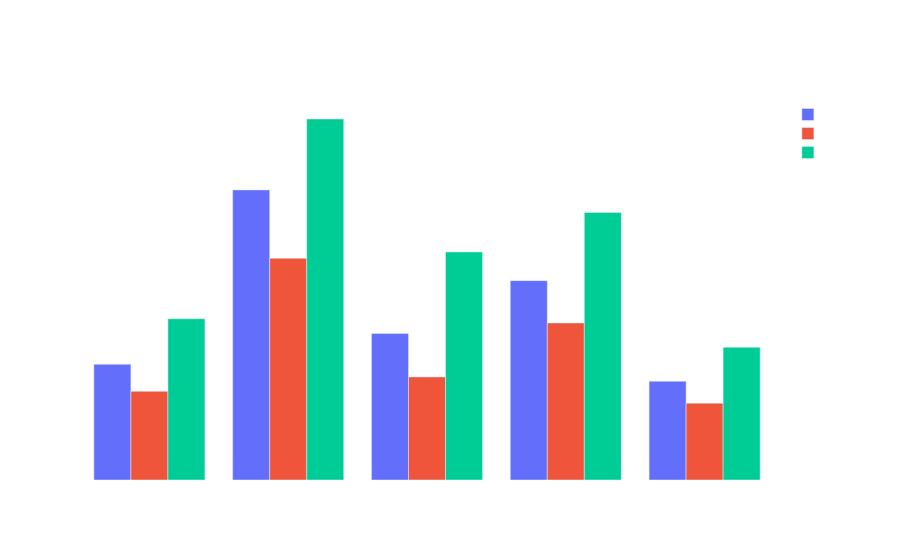

Notebook code for this chart:
### Code cell
layout = dict(
    xaxis=dict(showgrid=False),
    yaxis=dict(showgrid=False),
    paper_bgcolor="rgba(0,0,0,0)",
    plot_bgcolor="rgba(0,0,0,0)",
    title_x=0.5,
    font=dict(color="white"),
)

title = "Average count of customers per location and period of day"
fig = go.Figure()

locations = week_overview_per_section_per_period.location.unique().tolist()
day_periods = ["morning", "afternoon", "evening"]

for period in day_periods:
    fig.add_trace(
        go.Bar(
            x=locations,
            y=week_overview_per_section_per_period.query(
                f" day_period == '{period}' "
            ).customers.values,
            name=period,
        )
    )

# Here we modify the tickangle of the xaxis, resulting in rotated labels.
fig.update_layout(
    **layout, barmode="group", xaxis_tickangle=-45, title_text=title
)
fig.show()

### Figure 1 — Plotly figure (JSON) as saved in the notebook; plotly's stock layout.template omitted (floating-point values rounded to 4 significant figures)
{"data": [{"name": "morning", "type": "bar", "x": ["checkout", "dairy", "drinks", "fruit", "spices"], "y": [471, 1182.0, 596.6, 812, 402.2]}, {"name": "afternoon", "type": "bar", "x": ["checkout", "dairy", "drinks", "fruit", "spices"], "y": [361.2, 902.8, 419.8, 639.6, 313]}, {"name": "evening", "type": "bar", "x": ["checkout", "dairy", "drinks", "fruit", "spices"], "y": [656.8, 1470.0, 928.8, 1090, 540.4]}], "layout": {"barmode": "group", "font": {"color": "white"}, "paper_bgcolor": "rgba(0,0,0,0)", "plot_bgcolor": "rgba(0,0,0,0)", "title": {"text": "Average count of customers per location and period of day", "x": 0.5}, "xaxis": {"showgrid": false, "tickangle": -45}, "yaxis": {"showgrid": false}}}
